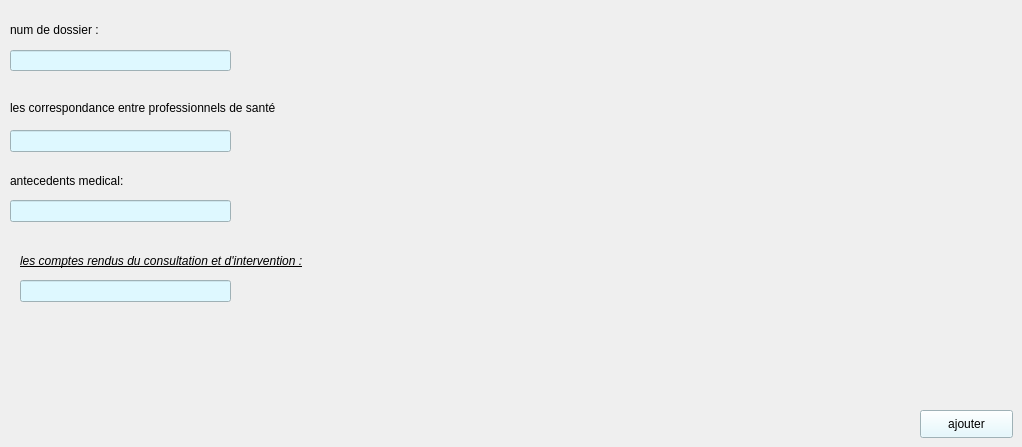
      <widget class="QWidget" name="tabWidgetPage2_2">
       <attribute name="title">
        <string>AJOUTER</string>
       </attribute>
       <widget class="QLabel" name="label_114">
        <property name="geometry">
         <rect>
          <x>20</x>
          <y>240</y>
          <width>351</width>
          <height>41</height>
         </rect>
        </property>
        <property name="font">
         <font>
          <family>Arial</family>
          <pointsize>9</pointsize>
          <weight>50</weight>
          <italic>true</italic>
          <bold>false</bold>
          <underline>true</underline>
         </font>
        </property>
        <property name="text">
         <string>les comptes rendus du consultation et d'intervention :</string>
        </property>
       </widget>
       <widget class="QLabel" name="label_115">
        <property name="geometry">
         <rect>
          <x>10</x>
          <y>20</y>
          <width>151</width>
          <height>20</height>
         </rect>
        </property>
        <property name="text">
         <string>num de dossier :</string>
        </property>
       </widget>
       <widget class="QLabel" name="label_116">
        <property name="geometry">
         <rect>
          <x>10</x>
          <y>170</y>
          <width>211</width>
          <height>21</height>
         </rect>
        </property>
        <property name="text">
         <string>antecedents medical:</string>
        </property>
       </widget>
       <widget class="QPushButton" name="ajouter_2">
        <property name="geometry">
         <rect>
          <x>920</x>
          <y>410</y>
          <width>93</width>
          <height>28</height>
         </rect>
        </property>
        <property name="styleSheet">
         <string notr="true">background-color: rgb(222, 248, 255);</string>
        </property>
        <property name="text">
         <string>ajouter</string>
        </property>
       </widget>
       <widget class="QLineEdit" name="linenum_3">
        <property name="geometry">
         <rect>
          <x>10</x>
          <y>50</y>
          <width>221</width>
          <height>21</height>
         </rect>
        </property>
        <property name="styleSheet">
         <string notr="true">background-color: rgb(222, 248, 255);</string>
        </property>
       </widget>
       <widget class="QLineEdit" name="lineantec_3">
        <property name="geometry">
         <rect>
          <x>10</x>
          <y>200</y>
          <width>221</width>
          <height>22</height>
         </rect>
        </property>
        <property name="styleSheet">
         <string notr="true">background-color: rgb(222, 248, 255);</string>
        </property>
       </widget>
       <widget class="QLabel" name="label_133">
        <property name="geometry">
         <rect>
          <x>10</x>
          <y>100</y>
          <width>511</width>
          <height>16</height>
         </rect>
        </property>
        <property name="text">
         <string>les correspondance entre professionnels de santé</string>
        </property>
       </widget>
       <widget class="QLineEdit" name="linecomptes_3">
        <property name="geometry">
         <rect>
          <x>20</x>
          <y>280</y>
          <width>211</width>
          <height>22</height>
         </rect>
        </property>
        <property name="styleSheet">
         <string notr="true">background-color: rgb(222, 248, 255);</string>
        </property>
       </widget>
       <widget class="QLineEdit" name="linecor_3">
        <property name="geometry">
         <rect>
          <x>10</x>
          <y>130</y>
          <width>221</width>
          <height>22</height>
         </rect>
        </property>
        <property name="styleSheet">
         <string notr="true">background-color: rgb(222, 248, 255);</string>
        </property>
       </widget>
      </widget>
